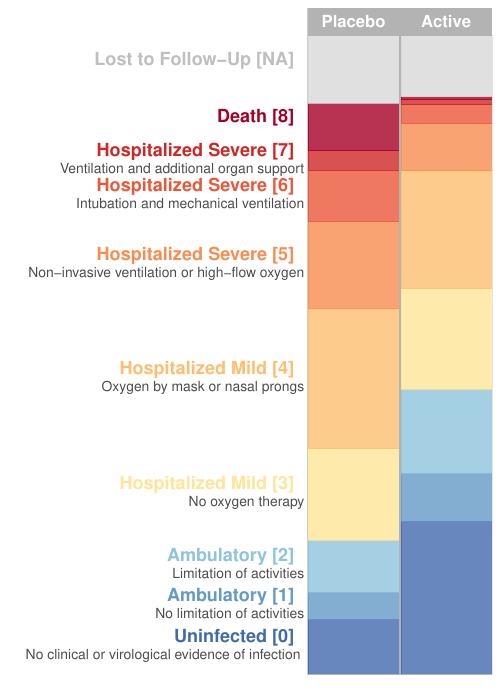

Reproduce this figure in R.
# packages
pacman::p_load(rio, tidyverse)
pacman::p_load(RColorBrewer, ggtext)
pacman::p_load(ggmosaic)
pacman::p_load(TraMineR)

# import
dd_w <- import('./dat/covid_data_w.csv') %>% 
   mutate(across(c(d0:d35), ~ifelse(is.na(.x), 9, .x)))

# create Modal data
seq.p <- seqdef(dd_w %>% filter(arm == 'P') %>% select(d0:d35))
seq.a <- seqdef(dd_w %>% filter(arm == 'A') %>% select(d0:d35))

p <- seqmeant(seq.p)
a <- seqmeant(seq.a)

dd_p <- data.frame(arm = 'P',
                   mean   = data.frame(p)  ) %>% 
   rownames_to_column(var = 'OSCI_n') 

dd_a <- data.frame(arm = 'A',
                   mean   = data.frame(a)  ) %>% 
   rownames_to_column(var = 'OSCI_n')

dd_m <- bind_rows(dd_p,
                  dd_a) %>% 
   mutate(arm = factor(arm, label = c('Active','Placebo')) %>% fct_rev() ) 

rm(seq.p, seq.a, p, a, dd_p, dd_a)

cols <- c('9' = "gray85", 
          '8' = "#A50026",
          '7' = "#CE2726",
          '6' = "#EA5839",
          '5' = "#F88D51",
          '4' = "#FDBE70",
          '3' = "#FEE597",
          '2' = "#8FC3DD",
          '1' = "#649AC7",
          '0' = "#416AAE")

f_m <- ggplot(data = dd_m)+
   geom_mosaic(aes(x = product(OSCI_n), fill=OSCI_n, weight = Mean), 
               divider = "vspine", offset = 0) +
   facet_wrap(~arm) +
   scale_fill_manual(values = cols)  +
   scale_x_productlist(name = '',
                       labels = NULL,
                       breaks = NULL,
                       expand = c(0.005,0.005)) +
   scale_y_productlist(name = '',
                       expand = c(0.00,0.00),
                       labels = c('<span style = "color:#bfbfbf;">**Lost to Follow-Up [NA]**</span>
                               <br>',
                               
                               '<span style = "color:#A50026;">**Death [8]**</span>
                               <br>',
                               
                               '<span style = "color:#CE2726;">**Hospitalized Severe [7]**</span>
                                <br><span style="font-size:10pt">Ventilation and additional organ support',
                               
                               '<span style = "color:#EA5839;">**Hospitalized Severe [6]**</span>
                                <br><span style="font-size:10pt">Intubation and mechanical ventilation',
                               
                               '<span style = "color:#F88D51;">**Hospitalized Severe [5]**</span>
                                <br><span style="font-size:10pt">Non-invasive ventilation or high-flow oxygen',
                               
                               '<span style = "color:#FDBE70;">**Hospitalized Mild [4]**</span>
                                <br><span style="font-size:10pt">Oxygen by mask or nasal prongs', 
                               
                               '<span style = "color:#FEE597;">**Hospitalized Mild [3]**</span>
                                <br><span style="font-size:10pt">No oxygen therapy',
                               
                               '<span style = "color:#8FC3DD;">**Ambulatory [2]**</span>
                                <br><span style="font-size:10pt">Limitation of activities',
                               
                               '<span style = "color:#649AC7;">**Ambulatory [1]**</span>
                                <br><span style="font-size:10pt">No limitation of activities',
                               
                               '<span style = "color:#416AAE">**Uninfected [0]**</span>
                                <br><span style="font-size:10pt">No clinical or virological evidence of infection
                               </span>') %>% 
                          rev() ) +
   theme_light() +
   theme(axis.text.y = element_markdown(size = 13),
         axis.text.y.right  = element_markdown(),
         axis.ticks.length.y = unit(0,"lines"),
         panel.grid   = element_blank(),
         strip.text   = element_text(size = 12, face = 'bold'),
         panel.spacing = unit(0, "lines"),
         legend.position="none")

ggsave('./fig/covid_mosaic.pdf', plot = f_m, width = 5, height = 7)